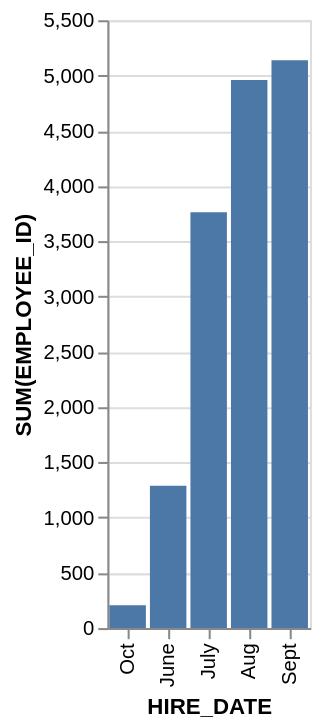

Vega-Lite specification for this chart:
### Vega-Lite specification from a JSON file in a GitHub repository (floating-point values rounded to 4 significant figures)
{"data": {"values": [{"x_data": "June", "y_data": 1288}, {"x_data": "July", "y_data": 3763}, {"x_data": "Aug", "y_data": 4960}, {"x_data": "Sept", "y_data": 5138}, {"x_data": "Oct", "y_data": 206}]}, "mark": "bar", "encoding": {"x": {"field": "x_data", "type": "nominal", "title": "HIRE_DATE", "sort": {"op": "sum", "field": "y_data", "order": "ascending"}}, "y": {"field": "y_data", "type": "quantitative", "title": "SUM(EMPLOYEE_ID)"}}}
